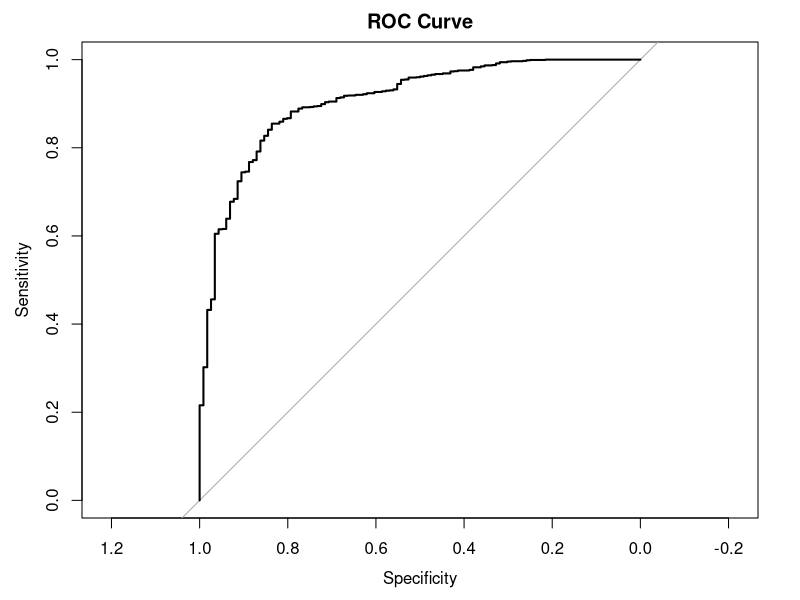

Write the R code that produced this figure. (Note: a time limit stopped this script after it produced the figure.)
# load libraries

library(mgcv)
library(ggplot2)
library(pROC)
library(scales)

####

setwd("..")  # Set your project root as the working directory

####

# log10_trans() function
log10_trans <- function() {
  trans <- function(x) log10(x)
  inv <- function(x) 10^x
  scales::trans_new(
    name = "log10",
    transform = trans,
    inverse = inv,
    breaks = scales::extended_breaks(),
    minor_breaks = scales::log_breaks(),
    domain = c(1e-100, Inf)
  )
}

# load Data

####
Data=read.csv("data/datafrob.csv")
x=c("bio1","bio12","tconmean","lenferr","lenroadr","shdi","popde","urbr","popdi","numazr","redre","coorx","coory")
var.names=c("bio1","bio12","tconmean","lenferr","lenroadr","shdi","popde","urbr","popdi","numazr","redre","coorx","coory")
n=nrow(Data)
n0=sum(Data$frob==0)
p = length(var.names) # Number of covariates

Data$nonzerofrob=ifelse(Data$frob == 0, 0, 1)
Data$nonzerofrob=as.integer(Data$nonzerofrob)

names(Data)

##########################################
##########################################


Binomial_GAM_W_rob  <- gam(nonzerofrob ~ s(bio1,bs="cr") +  s(bio12,bs="cr")  +  
                       s(tconmean,bs="cr") + s(lenferr,bs="cr") +  
                       s(lenroadr,bs="cr")  +  s(shdi,bs="cr")  + s(popde,bs="cr")+s(urbr,bs="cr")+s(popdi,bs="cr")+s(numazr,bs="cr")+s(redre,bs="cr")+s(coorx,coory, bs = "gp", m = 2),                    
                     data=Data,family= binomial(link="logit"),method="REML",weights=areagis_ha/mean(areagis_ha))
summary(Binomial_GAM_W_rob)

# AUC calculation

# 1. Calculate Predicted Probabilities
predicted_probs <- predict(Binomial_GAM_W_rob, type = "response")  # Replace 'Model' with your GAM model

# 2. Calculate AUC
roc_obj <- roc(Data$nonzerofrob, predicted_probs)  # Replace 'Data' with your dataset

# Display AUC
auc_value <- auc(roc_obj)
cat("AUC:", auc_value, "\n")

# 3. Create ROC Curve (optional)
plot(roc_obj, main = "ROC Curve")

# give predicted value for bio1 

# Create a data frame with the desired values
new_data <- data.frame(
  bio1 = 6,                    # Set bio1 to the desired value
  bio12 = median(Data$bio12),  # Set other variables to their medians
  tconmean = median(Data$tconmean),
  lenferr = median(Data$lenferr),
  lenroadr = median(Data$lenroadr),
  shdi = median(Data$shdi),
  popde = median(Data$popde),
  urbr = median(Data$urbr),
  popdi = median(Data$popdi),
  numazr = median(Data$numazr),
  redre = median(Data$redre),
  coorx = median(Data$coorx),
  coory = median(Data$coory)
)

# Predict and Produce confidence intervals for the specific value of bio1
Preds_nzero_specific <- predict(Binomial_GAM_W_rob, newdata = new_data, type = "link", se = TRUE, unconditional = TRUE)
fit.link_specific <- Preds_nzero_specific$fit
se_specific <- Preds_nzero_specific$se
CI.L_specific <- fit.link_specific - 1.96 * se_specific # Lower limit of the 95% confidence interval
CI.R_specific <- fit.link_specific + 1.96 * se_specific # Upper limit of the 95% confidence interval

# Transform the link value back to the original scale (probability)
predicted_probability_specific <- exp(fit.link_specific) / (1 + exp(fit.link_specific))
CI.L_prob_specific <- exp(CI.L_specific) / (1 + exp(CI.L_specific))
CI.R_prob_specific <- exp(CI.R_specific) / (1 + exp(CI.R_specific))

# Create a data frame with the predicted value and confidence intervals
specific_prediction_df <- data.frame(
  Predicted = predicted_probability_specific,
  CI_Lower = CI.L_prob_specific,
  CI_Upper = CI.R_prob_specific
)

# Print or inspect the specific_prediction_df
print(specific_prediction_df)

num_repetitions <- 30  # You can adjust this as needed

# Initialize a vector to store AUC values
auc_values <- numeric(num_repetitions)

# Perform the procedure multiple times
for (i in 1:num_repetitions) {
  # Step 1: Create a random train-test split (75% train, 25% test)
  set.seed(i)  # Set a random seed for reproducibility
  sample_indices <- sample(nrow(Data), nrow(Data) * 0.75)
  train_data <- Data[sample_indices, ]
  test_data <- Data[-sample_indices, ]
  
  # Step 2: Fit the model M1 to the training data (adjust your model formula as needed)
  M1 <- gam(nonzerofrob ~ s(bio1,bs="cr") +  s(bio12,bs="cr")  +  
              s(tconmean,bs="cr") + s(lenferr,bs="cr") +  
              s(lenroadr,bs="cr")  +  s(shdi,bs="cr")  + s(popde,bs="cr")+s(urbr,bs="cr")+s(popdi,bs="cr")+s(numazr,bs="cr")+s(redre,bs="cr")+s(coorx,coory, bs = "gp", m = 2),                    
            data=train_data,family= binomial(link="logit"),method="REML",weights=areagis_ha/mean(areagis_ha))
  
  # Step 3: Use the fitted model to predict responses in the test data
  predicted_probs <- predict(M1, newdata = test_data, type = "response")
  
  # Step 4: Calculate the AUC and store it in the vector
  roc_obj <- roc(test_data$nonzerofrob, predicted_probs)
  auc_values[i] <- auc(roc_obj)
}

# Calculate the mean AUC value and assess predictive ability
mean_auc <- mean(auc_values)

# prepare for plotting all significant variables (excluding coorx,coory)

model_summary <- summary(Binomial_GAM_W_rob)

# Extract the p-values of the smooth terms
smooth_terms_pvalues <- model_summary$s.table[, "p-value"]

# Define a significance level, e.g., 0.05
significance_level <- 0.05

# Identify significant variables
significant_vars <- names(which(smooth_terms_pvalues < significance_level))

# Remove 's()', 'coorx' and 'coory' from the names
significant_vars <- gsub("s\\((.*?)\\)", "\\1", significant_vars)
significant_vars <- setdiff(significant_vars, c("coorx,coory"))

# Initialize lists for storing plot data
gg_x <- list()
gg_original <- list()

# Number of data points for prediction
nn <- 3 * 10^4

# Create a baseline data frame with median values for all predictors
# Including 'coorx' and 'coory' as they are required for the model prediction
all_vars <- setdiff(names(Data), "nonzerofrob")
baseline_data <- as.data.frame(lapply(Data[, all_vars], median))

# Loop over significant variables
for (var in significant_vars) {
  # Create a copy of the baseline data for modification
  R <- baseline_data[rep(1, nn), ]
  
  # Replace the column of the significant variable with a sequence across its range
  a <- quantile(Data[, var], 0.001)
  b <- quantile(Data[, var], 0.999)
  R[, var] <- seq(a, b, length.out = nn)
  
  # Predict and produce confidence intervals
  Preds_nzero <- predict(Binomial_GAM_W_rob, newdata = R, type = "link", se = T, unconditional = T) 
  fit.link <- Preds_nzero$fit 
  se <- Preds_nzero$se  
  CI.L <- fit.link - 2 * se 
  CI.R <- fit.link + 2 * se 
  CI <- cbind(fit.link, CI.L, CI.R) 
  CI <- exp(CI) / (1 + exp(CI)) # Convert to probabilities
  colnames(CI) <- c("Predictions", "CI_L", "CI_R")
  
  # Store data for plotting
  gg_x[[var]] <- data.frame(cbind(CI, x = R[, var]), var = rep(var, nn))
  
  # Original data for rug plots
  I <- Data[, var] > a & Data[, var] < b
  gg_original[[var]] <- data.frame(x = Data[I, var], y = Data[I, "nonzerofrob"], var = rep(var, sum(I)))
}

# Combine data for facets
ggg_x <- do.call(rbind, gg_x)
ggg_original <- do.call(rbind, gg_original)

# Plot via ggplot2

pdf("Binomial_GAM_rob.pdf", width = 6, height = 6) # Fig. 4

# Adjust font sizes
base_font_size <- 14  # Base font size, adjust as needed

ggplot(ggg_x, aes(x = x, y = Predictions, group = var)) +
  geom_rug(data = filter(ggg_original, y == 0), aes(x = x, y = y), color = "gray75", size = 0.15, alpha = 0.5, sides = "b") +
  geom_rug(data = filter(ggg_original, y == 1), aes(x = x, y = y), color = "gray75", size = 0.15, alpha = 0.5, sides = "t") +
  geom_ribbon(aes(ymin = CI_L, ymax = CI_R), fill = "goldenrod", alpha = 0.5) +
  geom_line(aes(x = x, y = Predictions), col = "black", size = 0.5) +
  ylab(expression(paste("Probability of ", ~f[rob] > 0, sep = ""))) +
  xlab("") +
  theme_bw(base_size = base_font_size) +
  theme(legend.background = element_rect(fill = "white"),
        legend.key = element_rect(fill = "white", color = "white"),
        plot.background = element_rect(fill = "white"),
        legend.position = "none",
        axis.title.y = element_text(vjust = 0.1, margin = margin(0, 10, 0, 0)),
        axis.title.x = element_text(vjust = -0.25),
        axis.text = element_text(size = base_font_size),
        axis.title = element_text(size = base_font_size),
        strip.text = element_text(size = base_font_size),
        plot.margin = margin(2, 2, 2, 2, "mm"),  # Reduce plot margins
        panel.spacing = unit(1, "mm")) +  # Reduce spacing between panels
  facet_wrap(~var, scales = "free_x", nrow = 2, labeller = label_parsed, strip.position = "bottom") 
dev.off()


#######################################################################################
## The Second Stage
### Model  frob when frob > 0 throug Beta_GAM with logistic link
###
r <- 35
Beta_GAM_W_rob    <- gam(frob ~ s(bio1,bs="cr",k=r) +  s(bio12,bs="cr",k=r)  +  s(tconmean,bs="cr",k=r) + 
                     s(lenferr,bs="cr",k=r) +
                     s(lenroadr,bs="cr",k=r)  +  s(shdi,bs="cr",k=r)   +  s(popde,bs="cr",k=r) + s(urbr,bs="cr",k=r)+s(popdi,bs="cr",k=r)+
                     s(numazr,bs="cr",k=r)+s(redre,bs="cr",k=r)+s(coorx,coory, bs = "gp", m = 2),weights=areagis_ha/mean(areagis_ha),
                   subset=frob>0,data=Data,family=betar(link="logit"),method="REML")

summary(Beta_GAM_W_rob)


###########################
# prepare for plotting

# prepare for plotting all significant variables (excluding coorx,coory)

model_summary <- summary(Beta_GAM_W_rob)

# Extract the p-values of the smooth terms
smooth_terms_pvalues <- model_summary$s.table[, "p-value"]

# Define a significance level, e.g., 0.05
significance_level <- 0.05

# Identify significant variables
significant_vars <- names(which(smooth_terms_pvalues < significance_level))

# Remove 's()', 'coorx' and 'coory' from the names
significant_vars <- gsub("s\\((.*?)\\)", "\\1", significant_vars)
significant_vars <- setdiff(significant_vars, c("coorx,coory"))

# Initialize lists for storing plot data
gg_x <- list()
gg_original <- list()

# Number of data points for prediction
nn <- 3 * 10^4

# Create a baseline data frame with median values for all predictors
# Including 'coorx' and 'coory' as they are required for the model prediction
all_vars <- setdiff(names(Data), "frob")
baseline_data <- as.data.frame(lapply(Data[, all_vars], median))

# Loop over significant variables
for (var in significant_vars) {
  # Create a copy of the baseline data for modification
  R <- baseline_data[rep(1, nn), ]
  
  # Replace the column of the significant variable with a sequence across its range
  a <- quantile(Data[, var], 0.001)
  b <- quantile(Data[, var], 0.999)
  R[, var] <- seq(a, b, length.out = nn)
  #
  # Predict and Produce confidence intervals:
  #
  Preds_frob  <- predict(Beta_GAM_W_rob,newdata = R,type="link",se=T,unconditional=T) 
  fit.link    <- Preds_frob$fit 
  se          <- Preds_frob$se 
  CI.L        <- fit.link-2*se 
  CI.R        <- fit.link+2*se 
  CI          <- cbind(fit.link,CI.L,CI.R) 
  CI          <- exp(CI)/(1+exp(CI)) # The first column corresponds to the estimated average of frob when frob > 0
  colnames(CI) <- c("Predictions","CI_L","CI_R")
  # Store data for plotting
  gg_x[[var]] <- data.frame(cbind(CI, x = R[, var]), var = rep(var, nn))
  
  # Original data for rug plots
  I <- Data[, var] > a & Data[, var] < b
  gg_original[[var]] <- data.frame(x = Data[I, var], y = Data[I, "frob"], var = rep(var, sum(I)))
}

# Combine data for facets
ggg_x <- do.call(rbind, gg_x)
ggg_original <- do.call(rbind, gg_original)

# Plot via ggplot2

pdf("Beta_GAM_rob.pdf", width = 6, height = 6) # Fig. 6

# Increase font sizes for better readability
base_font_size <- 14  # Base font size, adjust as needed

ggplot(ggg_x, aes(x = x, y = Predictions, group = var)) +
  geom_hex(data = ggg_original, fill = "gray75", size = 0.15, alpha = 0.5, bins = 75,
           aes(x = x, y = y, alpha = ..count..)) +
  scale_alpha_continuous(trans = log10_trans()) +
  geom_ribbon(aes(ymin = CI_L, ymax = CI_R), fill = "goldenrod", alpha = 0.5) +
  geom_line(col = "black", size = 0.5) +
  ylab(expression(paste("Average of ", ~f[rob], " given that ", ~f[rob] > 0, sep = ""))) +
  xlab("") +
  scale_x_continuous(breaks = scales::pretty_breaks(n = 4)) +
  theme_bw(base_size = base_font_size) +
  theme(legend.background = element_rect(fill = "white"),
        legend.key = element_rect(fill = "white", color = "white"),
        plot.background = element_rect(fill = "white"),
        legend.position = "none",
        axis.title.y = element_text(vjust = 0.1, margin = margin(0, 10, 0, 0)),
        axis.title.x = element_text(vjust = -0.25),
        axis.text = element_text(size = base_font_size),
        axis.title = element_text(size = base_font_size),
        strip.text = element_text(size = base_font_size),
        plot.margin = margin(2, 2, 2, 2, "mm"),
        panel.spacing = unit(1, "mm")) +
  facet_wrap(~var, scales = "free_x", ncol = 2, labeller = label_parsed, strip.position = "bottom")
dev.off()


### Hurdle model:Putting things together
###
### Fitted values:
####
#### Produce hurdle plots, using delta method
#### 

###########################
# prepare for plotting

# Function to extract significant variables from GAM model summary
extract_significant_vars <- function(model_summary) {
  # Extract the p-values of the smooth terms
  smooth_terms_pvalues <- model_summary$s.table[, "p-value"]
  
  # Define a significance level, e.g., 0.05
  significance_level <- 0.05
  
  # Identify significant variables
  significant_vars <- names(which(smooth_terms_pvalues < significance_level))
  
  # Remove 's()', 'coorx' and 'coory' from the names
  significant_vars <- gsub("s\\((.*?)\\)", "\\1", significant_vars)
  significant_vars <- setdiff(significant_vars, c("coorx,coory"))
  
  return(significant_vars)
}

# Extract significant variables from both models
significant_vars_beta <- extract_significant_vars(summary(Beta_GAM_W_rob))
significant_vars_binomial <- extract_significant_vars(summary(Binomial_GAM_W_rob))

# Combine and get unique list of significant variables from both models
all_significant_vars <- unique(c(significant_vars_beta, significant_vars_binomial))


#### 
gg          <-list()
gg_x        <- list()
gg_original <-list()
for(i in 1:p){
  nn     = 3*10^4+1; 
  R      = matrix(apply(Data[,x],2,median),nrow=1); 
  R      = R%x% rep(1,nn);colnames(R) = x; 
  R      = as.data.frame(R)
  a      = quantile(Data[,x[i]],0.001); b= quantile(Data[,x[i]],0.999); I = Data[,x[i]] > a & Data[,x[i]] < b
  R[,i]  = seq(a,b,length=nn)
  #
  fit_Binomial = predict(Binomial_GAM_W_rob,newdata=R,type="response",se=T,unconditional=T) 
  fit_Beta     = predict(Beta_GAM_W_rob,newdata=R,type="response",se=T,unconditional=T)     
  mu_Binomial  = fit_Binomial$fit
  mu_Beta      = fit_Beta$fit
  se_Binomial  = fit_Binomial$se 
  se_Beta      = fit_Beta$se
  ##
  mu_Hurdle    = mu_Binomial*mu_Beta
  se_Hurdle    = sqrt(se_Binomial^2*mu_Beta^2  + mu_Binomial^2*se_Beta^2 + se_Binomial^2*se_Beta^2)
  ## 
  phi <- Beta_GAM_W_rob$family$getTheta(TRUE)
  sd.y       <-  sqrt(mu_Binomial*(mu_Beta*(1-mu_Beta)/(1+phi) + (1-mu_Binomial)*mu_Beta^2))
  #
  CI.L        <- mu_Hurdle-2*se_Hurdle 
  CI.R        <- mu_Hurdle+2*se_Hurdle 
  CI          <- cbind(mu_Hurdle,CI.L,CI.R,sd.y) 
  colnames(CI) <- c("Predictions","CI_L","CI_R","SD")
  ##
  gg_x[[i]] <- data.frame(cbind(CI,x=R[,i]),var = rep(var.names[i],nn))
  gg_original[[i]] <- data.frame(x=Data[I,x[i]],y=Data[I,"frob"],var = rep(var.names[i],sum(I)))
}        

# put altogether for facets
ggg_x<-c()
for(i in 1:p){
  ggg_x <- rbind(ggg_x,gg_x[[i]])
}  
ggg_original <- c()
for(i in 1:p){
  ggg_original <- rbind(ggg_original,gg_original[[i]])
}  


# Plot
pdf("Hurdle_GAM_rob.pdf", width = 6, height = 6)  # Adjust the PDF size # Fig. S1

# Increase font sizes for better readability
base_font_size <- 12  # Base font size, adjust as needed

ggplot(ggg_x[ggg_x$var %in% all_significant_vars, ], aes(x = x, y = Predictions, group = var, fill = var)) +
  geom_hex(data = ggg_original[ggg_original$var %in% all_significant_vars, ], fill = "gray75", size = 0.15, alpha = 0.5, bins = 75, aes(x = x, y = y, alpha = ..count..)) +
  geom_line(aes(x = x, y = SD), size = 0.5, color = "darkgreen") +
  geom_ribbon(aes(ymin = CI_L, ymax = CI_R), fill = "goldenrod", alpha = 0.5) +
  geom_line(color = "black", size = 0.5) +
  ylab(expression(paste(~f[rob], sep = ""))) +
  xlab("") +
  theme(legend.background = element_rect(fill = "white"),
        legend.key = element_rect(fill = "white", color = "white"),
        plot.background = element_rect(fill = "white"),
        legend.position = "none",
        axis.title.y = element_text(vjust = 0.1, margin = margin(0, 10, 0, 0)),
        axis.title.x = element_text(vjust = -0.25),
        axis.text = element_text(size = base_font_size),
        axis.title = element_text(size = base_font_size),
        strip.text = element_text(size = base_font_size),
        plot.margin = margin(2, 2, 2, 2, "mm"),
        panel.spacing = unit(1, "mm"),
        # Modify the panel background and border
        panel.background = element_rect(fill = "white", color = "black"),  # White background, black border
        panel.grid.major = element_line(color = "gray75", size = 0.15),  # Set grid color and size
        panel.grid.minor = element_line(color = "gray75", size = 0.15),  # Set grid color and size
        panel.border = element_rect(fill = NA, color = "black"),  # Black border around the panel
        strip.background = element_rect(fill = "lightgray", color = "black")) +  # Lighter grey background with a black border for the variable name panel
  facet_wrap(~var, scales = "free_x", ncol = 2, labeller = label_parsed, strip.position = "bottom") +
  scale_y_continuous(expand = c(0, 0), breaks = seq(0, 1, by = 0.25))  # Set limits from 0 to 1

dev.off()

####

# Function to extract chi-square statistics, edf, and calculate p-values for smooth terms
extract_gam_info <- function(model) {
  s_table <- summary(model)$s.table
  chi_sq <- s_table[, "Chi.sq"]
  edf <- s_table[, "edf"]
  # Calculate p-values from chi-square statistics and edf
  p_values <- 1 - pchisq(chi_sq, df = edf)
  return(list(chi_sq = chi_sq, edf = edf, p_values = p_values))
}

# Define the function to filter significant variables

filter_significant <- function(info, threshold = 0.05) {
  # Extract p-values
  p_values <- info$p_values
  
  # Identify significant terms
  significant_vars <- names(p_values)[p_values < threshold]
  
  return(significant_vars)
}

# Extract and filter information from both models
info_M1 <- extract_gam_info(Binomial_GAM_W_rob)
significant_vars_M1 <- filter_significant(info_M1)
info_M2 <- extract_gam_info(Beta_GAM_W_rob)
significant_vars_M2 <- filter_significant(info_M2)

# Combine significant variables from both models
significant_vars <- unique(c(significant_vars_M1, significant_vars_M2))

# Function to create a results dataframe with only significant variables
create_results_df <- function(info, model_name, significant_vars) {
  data.frame(
    Model = model_name,
    Predictor = names(info$chi_sq)[names(info$chi_sq) %in% significant_vars],
    Chi_Square = info$chi_sq[names(info$chi_sq) %in% significant_vars],
    EDF = info$edf[names(info$edf) %in% significant_vars],
    P_Value = info$p_values[names(info$p_values) %in% significant_vars]
  )
}

# Create results dataframes for significant variables of both models
results_M1 <- create_results_df(info_M1, "Binomial_GAM_W_rob", significant_vars)
results_M2 <- create_results_df(info_M2, "Beta_GAM_W_rob", significant_vars)

# Combine chi-square statistics and subtract sum of edf
combined_chi_sq <- info_M1$chi_sq + info_M2$chi_sq
degrees_of_freedom <- info_M1$edf + info_M2$edf
adjusted_stats <- combined_chi_sq - degrees_of_freedom

# Create combined results dataframe
combined_results <- data.frame(
  Predictor = names(adjusted_stats),
  Combined_Chi_Square = adjusted_stats
)

# Print results
print("Results
for Binomial_GAM_W_rob:")
print(results_M1)
print("Results for Beta_GAM_W_rob:")
print(results_M2)
print("Combined Results for Both Models:")
print(combined_results)


# Combine the row names and chi-square values for plotting
plot_data <- rbind(
  data.frame(Model = "Binomial", Variable = rownames(results_M1), Chi_Square = results_M1$Chi_Square),
  data.frame(Model = "Beta", Variable = rownames(results_M2), Chi_Square = results_M2$Chi_Square),
  data.frame(Model = "Hurdle", Variable = rownames(combined_results), Chi_Square = combined_results$Combined_Chi_Square)
)

# Clean variable names by removing "s()" or similar prefixes
clean_variable_name <- function(name) {
  gsub("s\\((.*?)\\)", "\\1", name)
}
plot_data$Variable <- sapply(plot_data$Variable, clean_variable_name)

# Specify the order of facets
plot_data$Model <- factor(plot_data$Model, levels = c("Binomial", "Beta", "Hurdle"))

# Sort the data by Combined_Chi_Square in descending order
plot_data <- plot_data[order(plot_data$Model, -plot_data$Chi_Square), ]


# retain only significant variables from the models
plot_data <- plot_data[plot_data$Variable %in% c(all_significant_vars, "coorx,coory"), ]

# plot

p <- ggplot(plot_data, aes(x = Chi_Square, y = reorder(Variable, Chi_Square))) +
  geom_bar(stat = "identity", fill = "goldenrod", color = "black", alpha = 0.5) +
  facet_wrap(~ Model, scales = "free_x") +
  labs(x = element_text("Test statistic", size = 14)) +  # Modify the size here
  theme_minimal() +
  theme(strip.background = element_blank(),
        strip.text = element_text(face = "bold", size = 14),
        axis.title.y = element_blank(),
        axis.text.y = element_text(size = 14),
        axis.text.x = element_text(size = 14),
        panel.spacing = unit(0.5, "lines"),
        panel.background = element_rect(fill = "white"),
        panel.grid.major = element_line(color = "grey"),
        panel.grid.minor = element_blank(),
        plot.background = element_rect(fill = "white"),
        plot.margin = margin(10, 10, 10, 10)) +
  theme(plot.title = element_text(hjust = 0.5))

# Define the file path and name for the plot
file_path <- "Wald_rob.png" # Fig. 8

# Save the plot to the specified file path
ggsave(filename = file_path, plot = p, device = "png", width = 15, height = 6)
 
 # Print a message confirming the save
cat("Plot saved to:", file_path, "\n")
